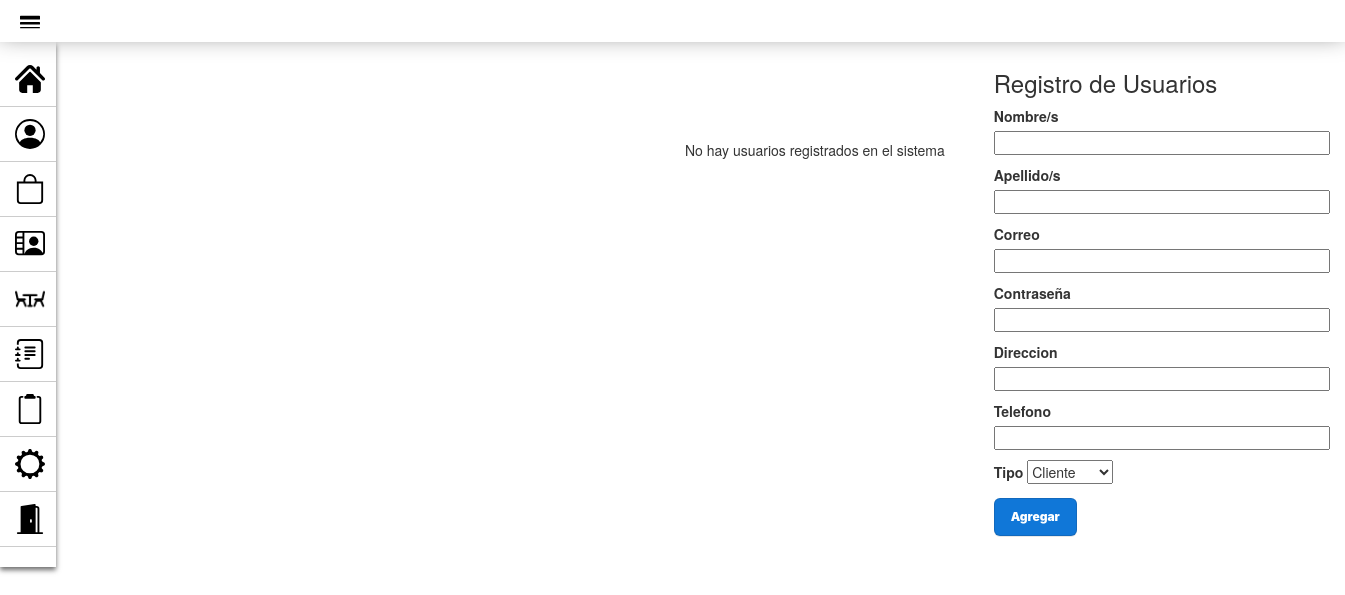
Page /PAGINA_GestionUsuarios.php on the earlier database version.
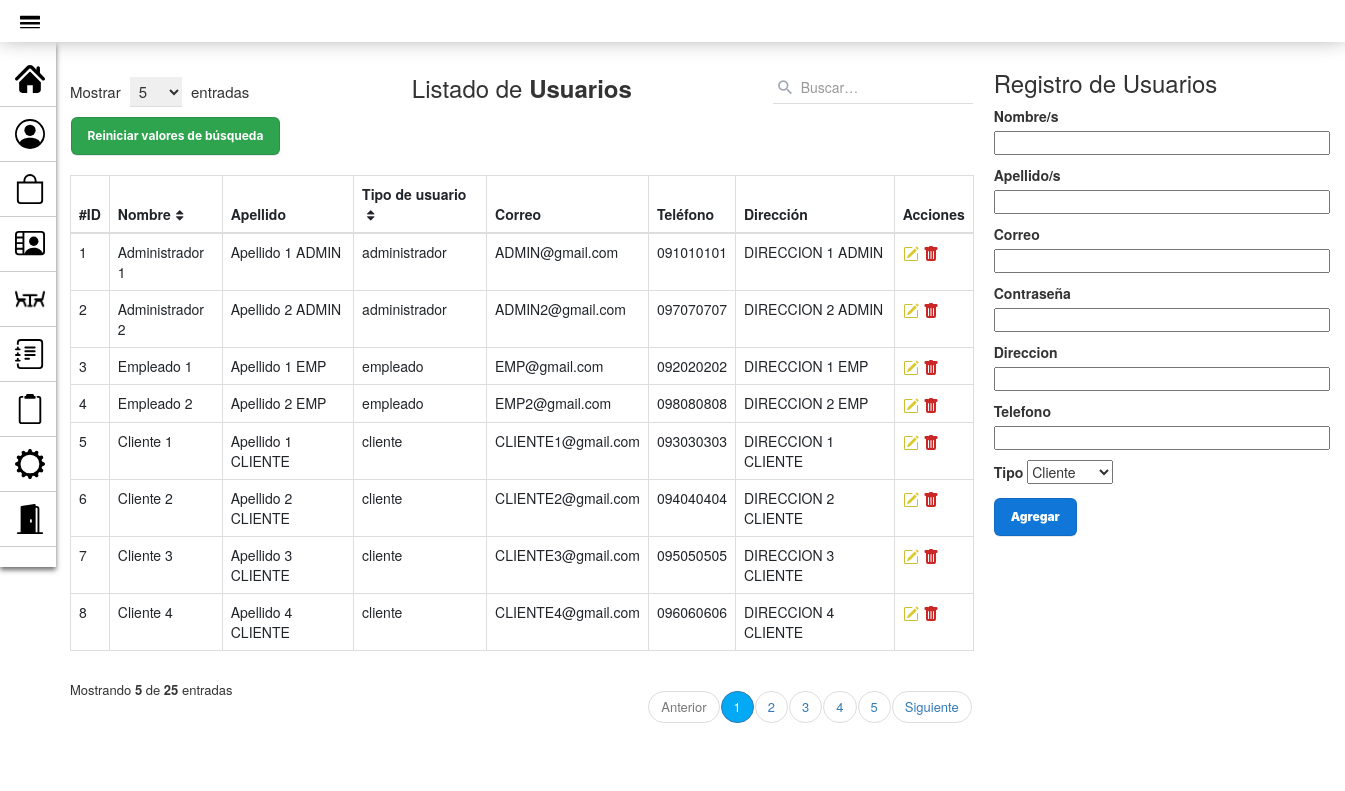
Same page on the later database version.
### tables this page shows
CREATE TABLE `usuario` (
  `id_usuario` int(10) PRIMARY KEY NOT NULL AUTO_INCREMENT COMMENT 'ID del Usuario',
  `nombre` varchar(40) NOT NULL COMMENT 'Nombre del Usuario',
  `apellido` varchar(40) NOT NULL COMMENT 'Apellido del Usuario',
  `correo` varchar(60) NOT NULL COMMENT 'Correo del Usuario',
  `password` varchar(20) NOT NULL COMMENT 'Clave del Usuario',
  `direccion` varchar(80) DEFAULT NULL COMMENT 'Direcciín de envío del Usuario',
  `telefono` varchar(18) DEFAULT NULL COMMENT 'Teléfono de contacto del Usuario',
  `tipo` varchar(30) NOT NULL DEFAULT 'cliente' COMMENT 'Tipo de usuario, para las jerarquias y permisos'
);

### modelo/conexion.php (called while the page is built)
<?php
class Conectar{
    public static function conexion (){
        try{
            $host ="localhost";
            $user ="root";
            $pass="";
            $bd="proyecto_grupo2";
            $con = mysqli_connect($host,$user,$pass);
            mysqli_select_db($con,$bd);
            return $con;
        }catch(Exception $e){
    die('Error'.$e->getMessage());
    echo "La linea de error " . $e->getLine();
        }
    }
    }
?>

### modelo/Usuario.php (called while the page is built, shortened)
<?php
class Usuario
{
    private $con;
    private $usuario;
    public function __construct()
    {
        require_once("conexion.php");
        $this->con = Conectar::conexion();
        $this->usuario = array();
    }
    public function listar_usuarios()
    {
        $sql = "SELECT * FROM usuario ORDER BY id_usuario";
        $query = mysqli_query($this->con, $sql);
        while ($filas = mysqli_fetch_array($query)) {
            $this->usuario[] = $filas;
        }
        return $this->usuario;
    }
}
?>

### vista/Usuarios_VISTA.php (the view, shortened to what the changed rows need)
<!DOCTYPE html>
<html lang="es">
<head>
    <link rel="stylesheet" href="assets/styles2.css">
    <link href="https://cdn.jsdelivr.net/npm/bootstrap@5.2.0/dist/css/bootstrap.min.css" rel="stylesheet">
    <link href="https://maxcdn.bootstrapcdn.com/bootstrap/3.3.7/css/bootstrap.min.css" rel="stylesheet">
</head>
<body>
    <div class="container">
        <div class="table-responsive">
            <div class="table-wrapper">
                <div class="table-title">
                    <div class="row">
                        <div class="col-xs-4">
                            <div class="show-entries">
                                <span>Mostrar</span>
                                <select>
                                    <option>5</option>
                                </select>
                                <span>entradas</span>
                            </div>
                        </div>
                        <div class="col-xs-4">
                            <h2 class="text-center">Listado de <b>Usuarios</b></h2>
                        </div>
                        <?php require_once("vista/BUSCAR_Usuario_VISTA.php"); ?>
                        <table class="table table-bordered">
                            <thead>
                                <tr>
                                    <th>#ID</th>
                                    <th>Nombre<i class="fa fa-sort"></i></th>
                                    <th>Apellido</th>
                                    <th>Tipo de usuario<i class="fa fa-sort"></i></th>
                                    <th>Correo</i></th>
                                    <th>Teléfono</th>
                                    <th>Dirección</th>
                                    <th>Acciones</th>
                                </tr>
                            </thead>
                            <tbody>
                                <?php foreach ($matrizUsuario as $usuario) : ?>
                                    <tr>
                                        <td scope="row"><?php echo $usuario['id_usuario'] ?></td>
                                        <td><?php echo $usuario['nombre'] ?></td>
                                        <td><?php echo $usuario['apellido'] ?></td>
                                        <td><?php echo $usuario['tipo'] ?></td>
                                        <td><?php echo $usuario['correo'] ?></td>
                                        <td><?php echo $usuario['telefono'] ?></td>
                                        <td><?php echo $usuario['direccion'] ?></td>
                                        <td>
                                            <a href="PAGINA_ModificarUsuario.php?id=<?php echo $usuario['id_usuario'] ?>" title="Editar"><img src="assets/iconos/icono-editar-2.svg"></a>
                                            <a href="controlador/eliminar_Usuario_controlador.php?id=<?php echo $usuario['id_usuario'] ?>" title="Eliminar" onclick="javascript:return asegurar();"><img src="assets/iconos/icono-papelera.svg"></a></a>
                                        </td>
                                    </tr>
                                <?php endforeach; ?>
                            </tbody>
                        </table>
                        <div class="clearfix">
                            <div class="hint-text">Mostrando <b>5</b> de <b>25</b> entradas</div>
                            <ul class="pagination">
                                <li class="page-item disabled"><a href="#">Anterior</a></li>
                                <li class="page-item active"><a href="#" class="page-link">1</a></li>
                                <li class="page-item"><a href="#" class="page-link">2</a></li>
                                <li class="page-item"><a href="#" class="page-link">3</a></li>
                                <li class="page-item"><a href="#" class="page-link">4</a></li>
                                <li class="page-item"><a href="#" class="page-link">5</a></li>
                                <li class="page-item"><a href="#" class="page-link">Siguiente</a></li>
                            </ul>
                        </div>
                    </div>
                </div>
</body>
</html>

### controlador/Usuario_controlador.php
<?php
require_once("modelo/Usuario.php");
$usuarios = new Usuario();
$matrizUsuario = $usuarios->listar_usuarios();
if ($matrizUsuario) {
    require_once("vista/Usuarios_VISTA.php");
} else {
?>
    <div class="no_hay_registros">
        <?php echo "No hay usuarios registrados en el sistema"; ?>
    </div>
<?php
}
?>

### vista/BUSCAR_USUARIO_VISTA.php (shortened to what the changed rows need)
<!DOCTYPE html>
<html lang="es">
<head>
</head>
<body>
    <div class="col-xs-4">
        <form method="POST">
            <div class="search-box">
                <div class="input-group" type="text" name="busqueda">
                    <span class="input-group-addon"><i class="material-icons">&#xE8B6;</i></span>
                    <input type="text" name="usuario" class="form-control" placeholder="Buscar&hellip;">
                </div>
            </div>
    </div>
    <div><input class="button-1" type="submit" value="Reiniciar valores de búsqueda"></input></div>
    </div>
    </div>
</body>
</html>

Differences in the rows shown:
added usuario: id_usuario "1", nombre "Administrador 1", apellido "Apellido 1 ADMIN", tipo "administrador", correo "ADMIN@gmail.com", telefono "091010101", direccion "DIRECCION 1 ADMIN"
added usuario: id_usuario "2", nombre "Administrador 2", apellido "Apellido 2 ADMIN", tipo "administrador", correo "ADMIN2@gmail.com", telefono "097070707", direccion "DIRECCION 2 ADMIN"
added usuario: id_usuario "3", nombre "Empleado 1", apellido "Apellido 1 EMP", tipo "empleado", correo "EMP@gmail.com", telefono "092020202", direccion "DIRECCION 1 EMP"
added usuario: id_usuario "4", nombre "Empleado 2", apellido "Apellido 2 EMP", tipo "empleado", correo "EMP2@gmail.com", telefono "098080808", direccion "DIRECCION 2 EMP"
added usuario: id_usuario "5", nombre "Cliente 1", apellido "Apellido 1 CLIENTE", tipo "cliente", correo "CLIENTE1@gmail.com", telefono "093030303", direccion "DIRECCION 1 CLIENTE"
added usuario: id_usuario "6", nombre "Cliente 2", apellido "Apellido 2 CLIENTE", tipo "cliente", correo "CLIENTE2@gmail.com", telefono "094040404", direccion "DIRECCION 2 CLIENTE"
added usuario: id_usuario "7", nombre "Cliente 3", apellido "Apellido 3 CLIENTE", tipo "cliente", correo "CLIENTE3@gmail.com", telefono "095050505", direccion "DIRECCION 3 CLIENTE"
added usuario: id_usuario "8", nombre "Cliente 4", apellido "Apellido 4 CLIENTE", tipo "cliente", correo "CLIENTE4@gmail.com", telefono "096060606", direccion "DIRECCION 4 CLIENTE"
Other differences:
form field value: (not shown) → "5"
form field value: (not shown) → "Reiniciar valores de búsqueda"
text no longer shown: "No hay usuarios registrados en el sistema"
text now shown: "Mostrar entradas Listado de Usuarios #ID Nombre Apellido Tipo de usuario Correo Teléfono Dirección Acciones Mostrando 5 de 25 entradas Anterior 1 2 3 4 5 Siguiente"
